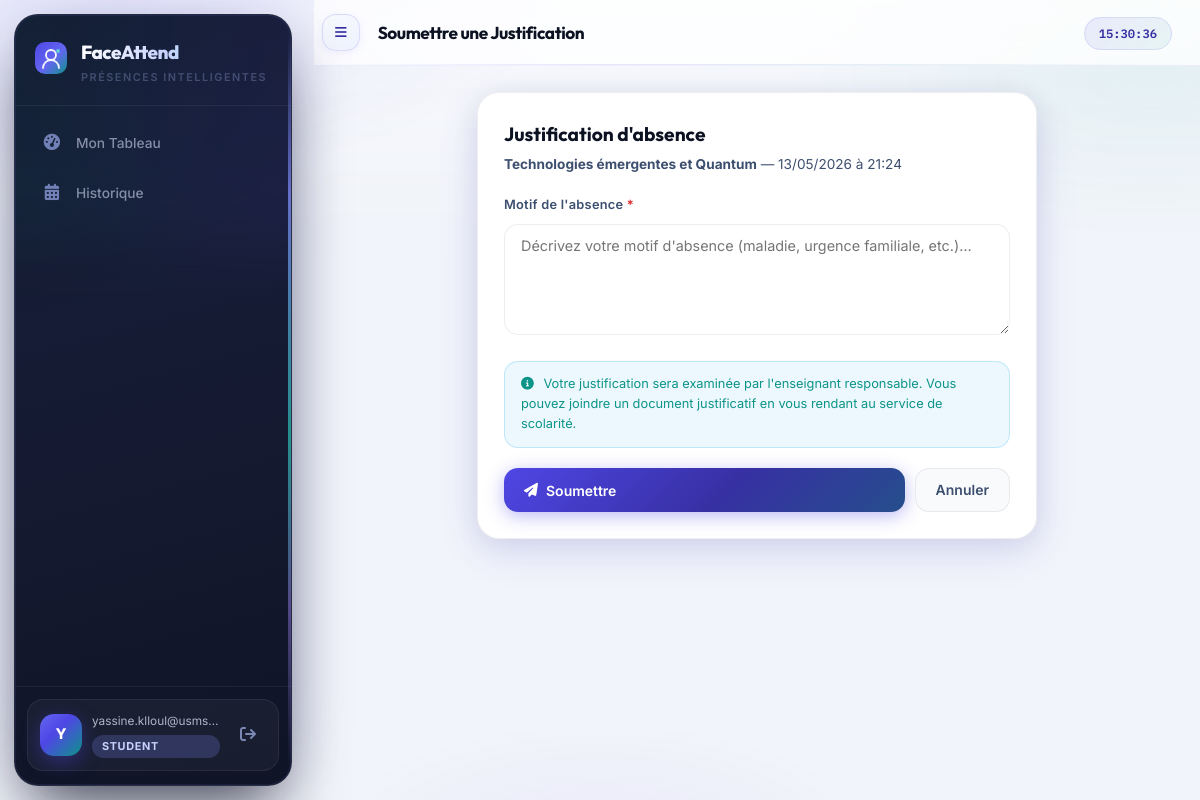
The page /student/justify/168 (signed in) on the database its author committed.
### app/models/__init__.py (models this page shows, shortened)
class User(UserMixin, db.Model):
    __tablename__ = "users"
    id           = db.Column(db.Integer, primary_key=True)
    email        = db.Column(db.String(255), unique=True, nullable=False, index=True)
    password_hash= db.Column(db.String(255), nullable=False)
    role         = db.Column(db.Enum(RoleEnum), nullable=False)
    is_active    = db.Column(db.Boolean, default=True)
    consent_given= db.Column(db.Boolean, default=False)          # CNDP
    consent_date = db.Column(db.DateTime)
    failed_logins= db.Column(db.Integer, default=0)
    locked_until = db.Column(db.DateTime)
    created_at   = db.Column(db.DateTime, default=lambda: datetime.now(timezone.utc))
    updated_at   = db.Column(db.DateTime, onupdate=lambda: datetime.now(timezone.utc))
    deleted_at   = db.Column(db.DateTime)   # Soft delete (droit à l'oubli CNDP)
    student_profile = db.relationship("Student", back_populates="user", uselist=False)
    teacher_profile = db.relationship("Teacher", back_populates="user", uselist=False)

class Course(db.Model):
    __tablename__ = "courses"
    id          = db.Column(db.Integer, primary_key=True)
    teacher_id  = db.Column(db.Integer, db.ForeignKey("teachers.id"))
    name        = db.Column(db.String(150), nullable=False)
    code        = db.Column(db.String(20), unique=True, nullable=False)
    description = db.Column(db.Text)
    credits     = db.Column(db.Integer, default=3)
    room        = db.Column(db.String(50))
    is_active   = db.Column(db.Boolean, default=True)
    teacher     = db.relationship("Teacher", back_populates="courses")
    sessions    = db.relationship("Session", back_populates="course", lazy="dynamic")
    enrollments = db.relationship("Enrollment", back_populates="course", lazy="dynamic")

class Session(db.Model):
    __tablename__ = "sessions"
    id           = db.Column(db.Integer, primary_key=True)
    course_id    = db.Column(db.Integer, db.ForeignKey("courses.id"))
    started_at   = db.Column(db.DateTime, nullable=False)
    ended_at     = db.Column(db.DateTime)
    room         = db.Column(db.String(50))
    is_closed    = db.Column(db.Boolean, default=False)
    late_threshold_minutes = db.Column(db.Integer, default=15)
    course      = db.relationship("Course", back_populates="sessions")
    attendances = db.relationship("Attendance", back_populates="session", lazy="dynamic")

### app/api/student.py (the view, shortened to what this page needs)
@student_bp.route("/justify/<int:attendance_id>", methods=["GET", "POST"])
@student_required
def justify(attendance_id):
    student = Student.query.filter_by(user_id=current_user.id).first_or_404()
    att     = Attendance.query.filter_by(
        id=attendance_id, student_id=student.id
    ).first_or_404()
    if att.status != AttendanceStatus.ABSENT:
        flash("Seules les absences peuvent être justifiées.", "warning")
        return redirect(url_for("student.history"))
    if att.justification:
        flash("Une justification existe déjà pour cette absence.", "info")
        return redirect(url_for("student.history"))
    return render_template("student/justify.html", attendance=att)

### app/api/student.py (called while the page is built)
def student_required(f):
    @wraps(f)
    @login_required
    def decorated(*args, **kwargs):
        if current_user.role not in (RoleEnum.STUDENT, RoleEnum.ADMIN):
            flash("Accès étudiants uniquement.", "danger")
            return redirect(url_for("auth.login"))
        return f(*args, **kwargs)
    return decorated

### frontend/templates/student/justify.html (shortened to what this page needs)
{% extends "base.html" %}
{% block page_title %}Soumettre une Justification{% endblock %}
{% block content %}
<div style="max-width:560px;margin:0 auto">
  <div class="card card--glow">
    <div style="margin-bottom:20px">
      <h2 style="font-family:var(--font-head);font-size:1.2rem;margin-bottom:4px">Justification d'absence</h2>
      <div style="font-size:.85rem;color:var(--text-2)">
        <strong>{{ attendance.session.course.name }}</strong> —
        {{ attendance.session.started_at.strftime('%d/%m/%Y à %H:%M') }}
      </div>
    </div>
    <form method="POST">
      <div class="form-group" style="margin-bottom:18px">
        <label style="display:block;font-size:.8rem;font-weight:600;color:var(--text-2);margin-bottom:8px;letter-spacing:.02em">
          Motif de l'absence <span style="color:var(--danger)">*</span>
        </label>
        <textarea name="reason" required rows="5" placeholder="Décrivez votre motif d'absence (maladie, urgence familiale, etc.)…"
                  style="width:100%;padding:12px 16px;background:var(--bg-2);border:1px solid var(--border-2);border-radius:var(--radius);color:var(--text);font-size:.9rem;font-family:var(--font-body);resize:vertical;outline:none;transition:border-color .2s"
                  onfocus="this.style.borderColor='var(--accent)'"
                  onblur="this.style.borderColor='var(--border-2)'"></textarea>
      </div>
      <div style="background:rgba(14,165,233,.08);border:1px solid rgba(14,165,233,.2);border-radius:var(--radius);padding:12px 16px;margin-bottom:20px;font-size:.8rem;color:var(--accent-2)">
        <i class="fas fa-info-circle" style="margin-right:6px"></i>
        Votre justification sera examinée par l'enseignant responsable. Vous pouvez joindre un document justificatif en vous rendant au service de scolarité.
      </div>
      <div style="display:flex;gap:10px">
        <button type="submit" class="btn btn--primary" style="flex:1">
          <i class="fas fa-paper-plane"></i> Soumettre
        </button>
        <a href="{{ url_for('student.history') }}" class="btn btn--ghost">
          Annuler
        </a>
      </div>
    </form>
  </div>
</div>
{% endblock %}

### frontend/templates/base.html (shortened to what this page needs)
<!DOCTYPE html>
<html lang="fr">
<head>
  <link rel="stylesheet" href="https://cdnjs.cloudflare.com/ajax/libs/font-awesome/6.6.0/css/all.min.css"/>
  <link rel="stylesheet" href="{{ url_for('static', filename='css/main.css') }}"/>
</head>
<body>
{% if current_user.is_authenticated %}
<aside class="sidebar" id="sidebar" aria-label="Navigation principale">
  <div class="sidebar__aurora" aria-hidden="true"></div>
  <div class="sidebar__rail" aria-hidden="true"></div>
  <div class="sidebar__brand">
    <span class="sidebar__logo">
    </span>
    <div class="sidebar__brand-text">
      <span class="sidebar__name">FaceAttend</span>
      <span class="sidebar__tagline">Présences intelligentes</span>
    </div>
  </div>
  <nav class="sidebar__nav">
    {% if current_user.role.value == 'admin' %}
      <a href="{{ url_for('admin.dashboard') }}"
         class="nav-item {% if request.endpoint == 'admin.dashboard' %}active{% endif %}">
        <i class="fas fa-chart-pie"></i><span>Dashboard</span>
      </a>
      <div class="nav-separator">Utilisateurs</div>
      <a href="{{ url_for('admin.students') }}"
         class="nav-item {% if 'students' in request.path and 'edit' not in request.path %}active{% endif %}">
        <i class="fas fa-users"></i><span>Étudiants</span>
      </a>
      <a href="{{ url_for('admin.teachers') }}"
         class="nav-item {% if 'teachers' in request.path and 'edit' not in request.path %}active{% endif %}">
        <i class="fas fa-chalkboard-user"></i><span>Professeurs</span>
      </a>
      <div class="nav-separator">Pédagogie</div>
      <a href="{{ url_for('admin.courses') }}"
         class="nav-item {% if 'courses' in request.path %}active{% endif %}">
        <i class="fas fa-book-open"></i><span>Matières</span>
      </a>
      <div class="nav-separator">Suivi</div>
      <a href="{{ url_for('admin.evaluations') }}"
         class="nav-item {% if 'evaluations' in request.path %}active{% endif %}">
        <i class="fas fa-star-half-stroke"></i><span>Évaluations</span>
      </a>
      <a href="{{ url_for('admin.absence_reports') }}"
         class="nav-item {% if 'absence-reports' in request.path %}active{% endif %}">
        <i class="fas fa-file-circle-exclamation"></i><span>Rapports Absence</span>
      </a>
      <a href="{{ url_for('admin.at_risk') }}"
         class="nav-item {% if 'at-risk' in request.path %}active{% endif %}">
        <i class="fas fa-triangle-exclamation"></i><span>Décrochage</span>
      </a>
      <div class="nav-separator">Exports</div>
      <a href="{{ url_for('admin.export_report') }}" class="nav-item">
        <i class="fas fa-file-excel"></i><span>Export Global</span>
      </a>
    {% else %}
      <a href="{{ url_for('student.dashboard') }}"
         class="nav-item {% if request.endpoint == 'student.dashboard' %}active{% endif %}">
        <i class="fas fa-gauge-high"></i><span>Mon Tableau</span>
      </a>
      <a href="{{ url_for('student.history') }}"
         class="nav-item {% if 'history' in request.path %}active{% endif %}">
        <i class="fas fa-calendar-days"></i><span>Historique</span>
      </a>
    {% endif %}
  </nav>
  <div class="sidebar__footer">
    <div class="sidebar__user-card">
      <div class="avatar">{{ current_user.email[0].upper() }}</div>
      <div class="sidebar__user-info">
        <span class="sidebar__user-email">{{ current_user.email }}</span>
        <span class="sidebar__user-role badge badge--{{ current_user.role.value }}">{{ current_user.role.value }}</span>
      </div>
      <a href="{{ url_for('auth.logout') }}" class="btn-logout" title="Déconnexion">
        <i class="fas fa-arrow-right-from-bracket"></i>
      </a>
    </div>
  </div>
</aside>
<main class="main-content">
  <header class="topbar">
    <button class="topbar__toggle" onclick="document.getElementById('sidebar').classList.toggle('collapsed')">
      <i class="fas fa-bars"></i>
    </button>
    <h1 class="topbar__title">{% block page_title %}{% endblock %}</h1>
    <div class="topbar__right">
      <span class="topbar__time" id="clock"></span>
    </div>
  </header>
  <div class="page-body">
    {% block content %}{% endblock %}
  </div>
</main>
{% else %}
  {% block auth_content %}{% endblock %}
{% endif %}
</body>
</html>

### rows shown on the page
User: email "Y", email "yassine.klloul@usms…", role.value "STUDENT"
Course: session.course.name "Technologies émergentes et Quantum"

### other values the page prints
{{ attendance.session.started_at.strftime('%d/%m/%Y à %H:%M') }} "13/05/2026 à 21:24"
